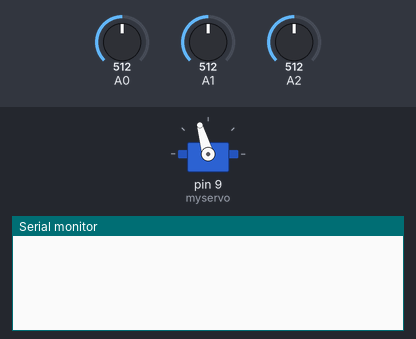
The sketch below on a simulated Arduino Uno, built with avr-gcc and run on an emulated ATmega328P. On the bench: servo, the last lines printed to the serial monitor. Inputs (shaded band) come from the test bench; at power-on: A0 = 512, A1 = 512, A2 = 512.

Above: at 1.8 s.
1.9 s: A0 set to 519
At 2.6 s:
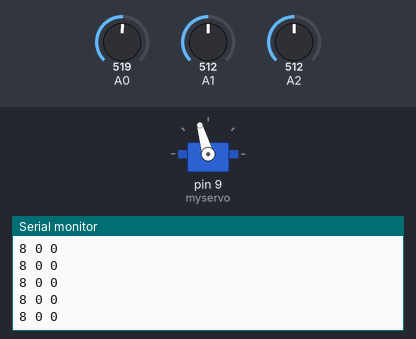
3.4 s: A0 set to 716
At 4.4 s:
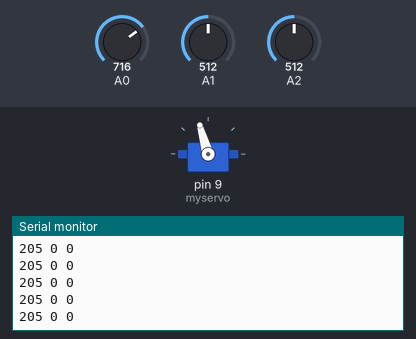
Timing chart, 0 to 6.4 s (numbered marks = the images above; inputs shaded):
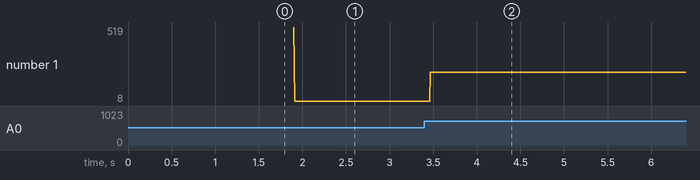

Measured:
- the behaviour switches between 518 and 519 on A0 (found by bisection; images 0 and 1)
- after the input at 1.9 s, the serial monitor: prints a new line at once (image 1)
- after the input at 3.4 s, the serial monitor: prints a new line after 0.07 s (image 2)
- plotted number 1: 8 → 205 after the input at 3.4 s

The sketch:

Color_Recognizing_System.ino
```cpp
#include <Servo.h>

Servo myservo;

int default_r, default_g, default_b;
int servo_base_angle = 91;

bool initiator(){ // Aναγνώριση εκίνησης μέτρησης

  int tt = analogRead(0);

  if(tt > (default_r + 7)) {

      Serial.println(String(tt) + " " + String(default_r + 7) + " " );
      return true;
  }
  return false;
}

char recognition(){

  bool measuring = true;
  int tmp_r = analogRead(0); // διαβάζω τιμή από το Α0 για το κόκκινο
  delayMicroseconds(1);
  int tmp_g = analogRead(1); // διαβάζω τιμή από το Α1 για το πράσινο
  delayMicroseconds(1);
  int tmp_b = analogRead(2); // διαβάζω τιμή από το Α2 για το μπλε

  default_g = tmp_g * 1.1;
  default_b = tmp_b;

  int max_r = default_r;
  int max_g = default_g;
  int max_b = default_b;

  while(measuring){    // Μέτρηση

    if(tmp_r > max_r)  // Σύγκριση τιμής που διαβάστηκε με την default του κόκκινου και αποθήκευση αυτής
      max_r = tmp_r;

    if(tmp_g * 1.1 > max_g)  // Σύγκριση τιμής που διαβάστηκε με την default του πράσινου και αποθήκευση αυτής
      max_g = tmp_g * 1.1;

    if(tmp_b > max_b)  // Σύγκριση τιμής που διαβάστηκε με την default του μπλε και αποθήκευση αυτής
      max_b = tmp_b;

    if((((((max_b - default_b) / 2) + default_b)) > tmp_b) && (max_b > default_b + 4)){// Γενικά αν η τιμή του μπλε αρχιζει να κατεβαίνει, σταματάει η μέτρηση και ξεκινάει απο την αρχή

      default_r = tmp_r;
      Serial.println(String(default_r) + " " + String(default_g) + " " + String(default_b));
      measuring = false;
    }
    else{

      Serial.println(String(max_r - default_r) + " " + String(max_g - default_g) + " " + String(max_b - default_b));
      tmp_r = analogRead(0); // διαβάζω τιμή από το Α0 για το κόκκινο
      delayMicroseconds(1);
      tmp_g = analogRead(1); // διαβάζω τιμή από το Α1 για το πράσινο
      delayMicroseconds(1);
      tmp_b = analogRead(2); // διαβάζω τιμή από το Α2 για το μπλε
    }
  }

  int red = (max_r - default_r);
  int green = (max_g - default_g);
  int blue = (max_b - default_b);

  if((red > green) && (red > blue))// Εύρεση μεγαλύτερης μετρούμενης τιμής και επιστροφή χαρακτήρα που υποδεικνύει το χρώμα
    return 'r';
  else if((green > red) && (green >= blue))
    return 'g';
  else
    return 'b';
}

void action(char c){

  if(c == 'r')
      myservo.write(servo_base_angle - 30); // red - left position
  else if(c == 'g')
      myservo.write(servo_base_angle);   // green - middle position
  else
      myservo.write(servo_base_angle + 30);   // blue - right+-* position
}

void setup() {

  Serial.begin(9600);

  myservo.attach(9);
  delay(200);

  default_r = analogRead(0) - 1;
  default_g = analogRead(1) - 1;
  default_b = analogRead(2) - 1;
  delay(200);

  myservo.write(servo_base_angle + 15);
  delay(200);
}

void loop() {

  while(!initiator()){}
  char recog = recognition();
  action(recog);
  delay(500);
}
```
